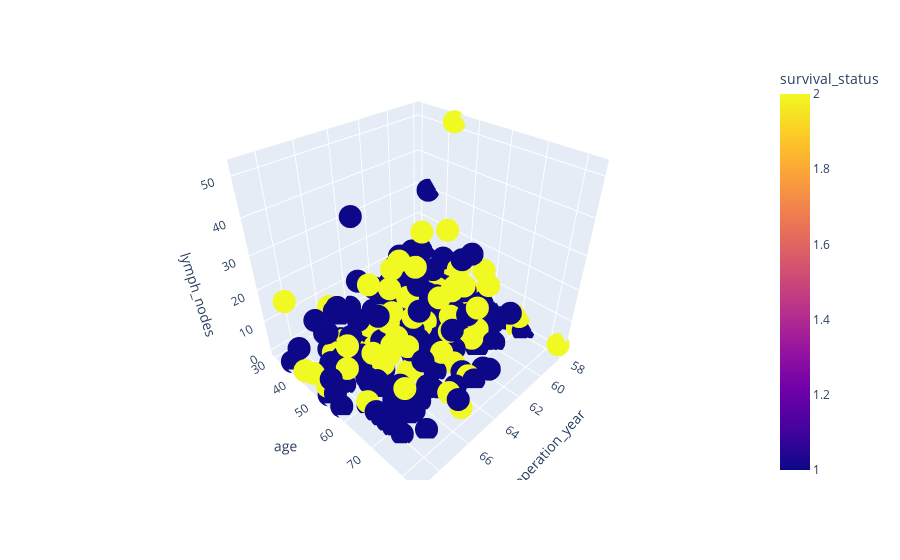

Notebook source saved alongside this figure:
### Code cell
import plotly.express as px

fig = px.scatter_3d(havermanDB, x='operation_year', y='age', z='lymph_nodes',
              color='survival_status')
fig.show()

### Figure 1 — Plotly figure (JSON) as saved in the notebook; plotly's stock layout.template omitted (floating-point values rounded to 4 significant figures; data arrays with more than 128 entries replaced by an {"elided": "..."} marker saying what was removed)
{"data": [{"hovertemplate": "operation_year=%{x}<br>age=%{y}<br>lymph_nodes=%{z}<br>survival_status=%{marker.color}<extra></extra>", "legendgroup": "", "marker": {"color": {"elided": "306 int values"}, "coloraxis": "coloraxis", "symbol": "circle"}, "mode": "markers", "name": "", "scene": "scene", "showlegend": false, "type": "scatter3d", "x": {"elided": "306 int values"}, "y": {"elided": "306 int values"}, "z": {"elided": "306 int values"}}], "layout": {"coloraxis": {"colorbar": {"title": {"text": "survival_status"}}, "colorscale": [[0, "#0d0887"], [0.1111, "#46039f"], [0.2222, "#7201a8"], [0.3333, "#9c179e"], [0.4444, "#bd3786"], [0.5556, "#d8576b"], [0.6667, "#ed7953"], [0.7778, "#fb9f3a"], [0.8889, "#fdca26"], [1, "#f0f921"]]}, "legend": {"tracegroupgap": 0}, "margin": {"t": 60}, "scene": {"domain": {"x": [0, 1], "y": [0, 1]}, "xaxis": {"title": {"text": "operation_year"}}, "yaxis": {"title": {"text": "age"}}, "zaxis": {"title": {"text": "lymph_nodes"}}}}}
